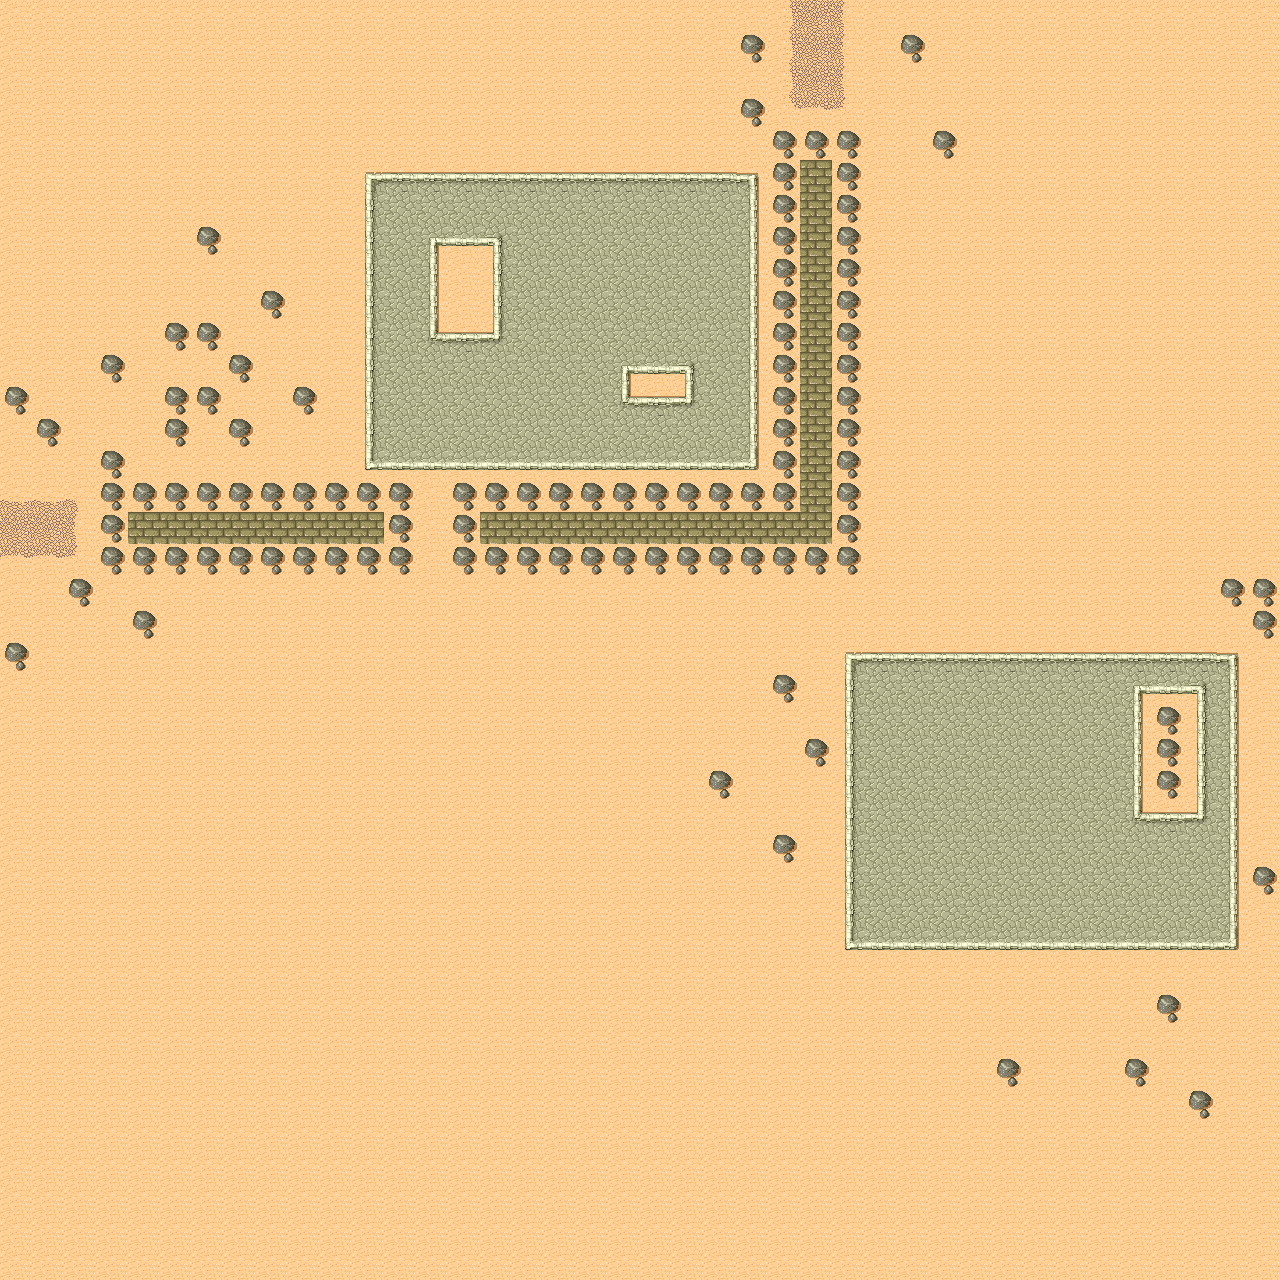

A level layout from a 2D game, rendered from its tile map. Below: a short description, then the map file with tile-grid data replaced by summaries:
An orthogonal 40x40 tile map with 32x32 px tiles, 2 tile layers (Ground, Collisions).

<map version="1.8" tiledversion="1.8.2" orientation="orthogonal" renderorder="right-down" width="40" height="40" tilewidth="32" tileheight="32" infinite="0" nextlayerid="4" nextobjectid="1">
 <tileset firstgid="1" source="desert.tsx" />
 <layer id="1" name="Ground" width="40" height="40">
  <data>[1600 cells, 1600 non-empty, 40 distinct tile ids]</data>
 </layer>
 <layer id="3" name="Collisions" width="40" height="40">
  <data>[1600 cells, 107 non-empty, 1 distinct tile ids]</data>
 </layer>
</map>
